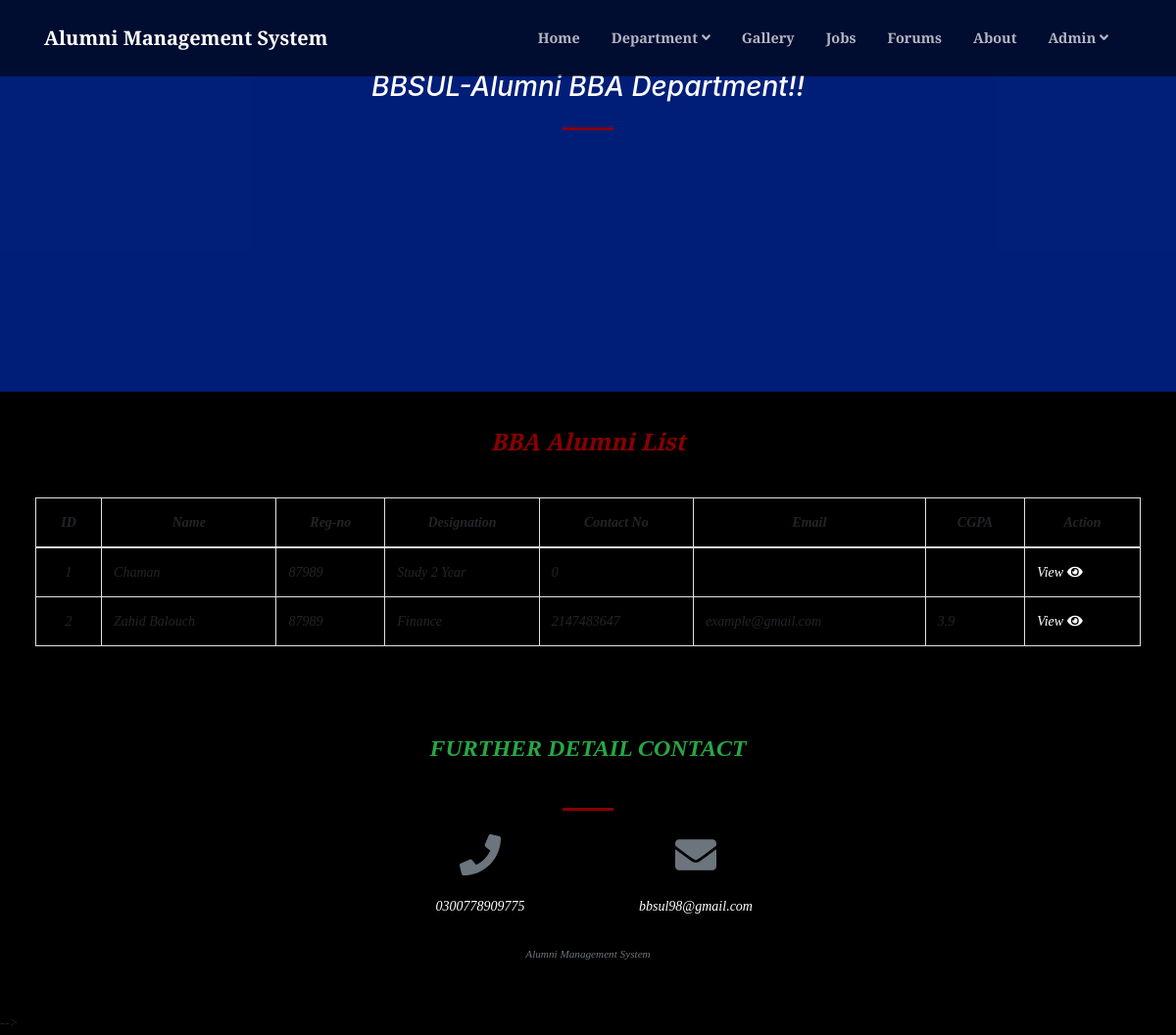
The app's page /bba_batch_alumni.php?bid=1 with its own data.
### tables this page shows
CREATE TABLE `bba_batch1` (
  `bba_batch1_id` int(11) NOT NULL,
  `bba_batch1_name` varchar(255) NOT NULL,
  `bba_batch1_reg` varchar(255) NOT NULL,
  `bba_batch1_desgination` varchar(255) NOT NULL,
  `bba_batch1_contact_no` int(11) NOT NULL,
  `bba_batch1_email` varchar(255) NOT NULL,
  `bba_batch1_cnic` int(13) NOT NULL,
  `bba_batch1_cgpa` varchar(255) NOT NULL
);

### bba_batch_alumni.php (the view, shortened to what this page needs)
<!DOCTYPE html>
<html lang="en">
<link href="admin/assets/css/jquery.datetimepicker.min.css" rel="stylesheet">
<link href="https://cdnjs.cloudflare.com/ajax/libs/magnific-popup.js/1.1.0/magnific-popup.min.css" rel="stylesheet" />
<link href="admin/assets/vendor/bootstrap-datepicker/css/bootstrap-datepicker.css" rel="stylesheet" />
<link href="css/styles.css" rel="stylesheet" />
<link type="text/css" rel="stylesheet" href="admin/assets/css/jquery-te-1.4.0.css">
<link href="admin/assets/css/select2.min.css" rel="stylesheet">
<body id="page-top">
    <nav class="navbar navbar-expand-lg navbar-light fixed-top py-3" id="mainNav">
        <div class="container" style="width: 100%">
            <a class="navbar-brand js-scroll-trigger" href="./">Alumni Management System</a>
            <div class="collapse navbar-collapse" id="navbarResponsive">
                <ul class="navbar-nav ml-auto my-2 my-lg-0">
                    <li class="nav-item"><a class="nav-link js-scroll-trigger" href="index.php?page=home">Home</a></li>
                    <li class="nav-item">
                        <div class=" dropdown">
                            <a href="#" class="nav-link js-scroll-trigger" id="account_settings" data-toggle="dropdown" aria-haspopup="true" aria-expanded="false">Department <i class="fa fa-angle-down"></i></a>
                        </div>
                    </li>
                    <li class="nav-item"><a class="nav-link js-scroll-trigger" href="index.php?page=gallery">Gallery</a></li>
                    <li class="nav-item"><a class="nav-link js-scroll-trigger" href="index.php?page=careers">Jobs</a></li>
                    <li class="nav-item"><a class="nav-link js-scroll-trigger" href="index.php?page=forum">Forums</a></li>
                    <li class="nav-item"><a class="nav-link js-scroll-trigger" href="index.php?page=about">About</a></li>
                    <li class="nav-item">
                        <div class=" dropdown mr-4">
                            <a href="#" class="nav-link js-scroll-trigger" id="account_settings" data-toggle="dropdown" aria-haspopup="true" aria-expanded="false">Admin <i class="fa fa-angle-down"></i></a>
                        </div>
                    </li>
                </ul>
            </div>
        </div>
    </nav>
    <header class="masthead">
        <div class="container-fluid h-100">
            <div class="row h-100 align-items-center justify-content-center text-center">
                <div class="col-lg-8 align-self-end mb-4 page-title">
                    <i>
                        <h3 class="text-white">BBSUL-Alumni BBA Department!!</h3><i>
                            <hr class="divider my-4" />
                </div>
            </div>
        </div>
    </header>
    <div class="container-fluid mt-3 pt-2">
        <div class="row justify-content-center">
            <div class="col-lg-12">
                <div class="card">
                    <div class="card-header text-center">
                        <h4><b> BBA Alumni List</b></h4>
                    </div>
                    <div class="card-body">
                        <table class="table table-bordered table-hover">
                            <thead>
                                <tr>
                                    <th class="text-center">ID</th>
                                    <th class="text-center">Name</th>
                                    <th class="text-center">Reg-no</th>
                                    <th class="text-center">Designation</th>
                                    <th class="text-center">Contact No</th>
                                    <th class="text-center">Email</th>
                                    <th class="text-center">CGPA</th>
                                    <th class="text-center">Action</th>
                                </tr>
                            </thead>
                            <tbody>
                                <?php
                                $connection = mysqli_connect("localhost", "root", "");
                                $bid = $_GET['bid'];
                                if ($bid === '1') {
                                    $query = "select * from bba_batch1 ";
                                    $query_run = mysqli_query($connection, $query);
                                    while ($row = mysqli_fetch_assoc($query_run)) {
                                        extract($row)
                                ?>
                                        <tr>
                                            <td class="text-center">
                                                <?php echo $bba_batch1_id ?>
                                            </td>
                                            <td class="">
                                                <?php echo $bba_batch1_name ?>
                                            </td>
                                            <td class="">
                                                <?php echo $bba_batch1_reg ?>
                                            </td>
                                            <td class="">
                                                <?php echo $bba_batch1_desgination ?>
                                            </td>
                                            <td class="">
                                                <?php echo $bba_batch1_contact_no ?>
                                            </td>
                                            <td class="">
                                                <?php echo $bba_batch1_email ?>
                                            </td>
                                            <td class="">
                                                <?php echo $bba_batch1_cgpa ?>
                                            </td>
                                            <td class="">
                                                <a href="">
                                                    View <i class="fa fa-eye"></i>
                                                </a>
                                            </td>
                                        </tr>
                                    <?php
                                    }
                                }
                                ?>
                            </tbody>
                        </table>
                    </div>
                </div>
            </div>
        </div>
    </div>
    <footer class=" py-5">
        <div class="container">
            <div class="row justify-content-center">
                <div class="col-lg-8 text-center">
                    <i>
                        <h2 class="mt-0 text-success">Further Detail Contact</h2>
                    </i>
                    <hr class="divider my-4" />
                </div>
            </div>
            <div class="row">
                <div class="col-lg-4 ml-auto text-center mb-5 mb-lg-0">
                    <i class="fas fa-phone fa-3x mb-3 text-muted"></i>
                    <div class="text-white">0300778909775</div>
                </div>
                <div class="col-lg-4 mr-auto text-center">
                    <i class="fas fa-envelope fa-3x mb-3 text-muted"></i>
                    <a class="d-block" href="mailto:bbsul98@gmail.com">bbsul98@gmail.com</a>
                </div>
            </div>
        </div>
        <br>
        <div class="container">
            <div class="small text-center text-muted"> Alumni Management System</div>
        </div>
    </footer>
    -->
</body>
</html>

### bba_batch_alumni.php (style rules this page uses)
body, footer { background: black !important; }
header.masthead, header.masthead:before { min-height: 50vh !important; height: 50vh !important }
.masthead { min-height: 23vh !important; height: 23vh !important; }
.masthead:before { min-height: 23vh !important; height: 23vh !important; }

### records on screen
bba_batch1: bba_batch1_id "1", bba_batch1_name "Chaman", bba_batch1_reg "87989", bba_batch1_desgination "Study 2 Year", bba_batch1_contact_no "0"
bba_batch1: bba_batch1_id "2", bba_batch1_name "Zahid Balouch", bba_batch1_reg "87989", bba_batch1_desgination "Finance", bba_batch1_contact_no "2147483647", bba_batch1_email "example@gmail.com", bba_batch1_cgpa "3.9"
